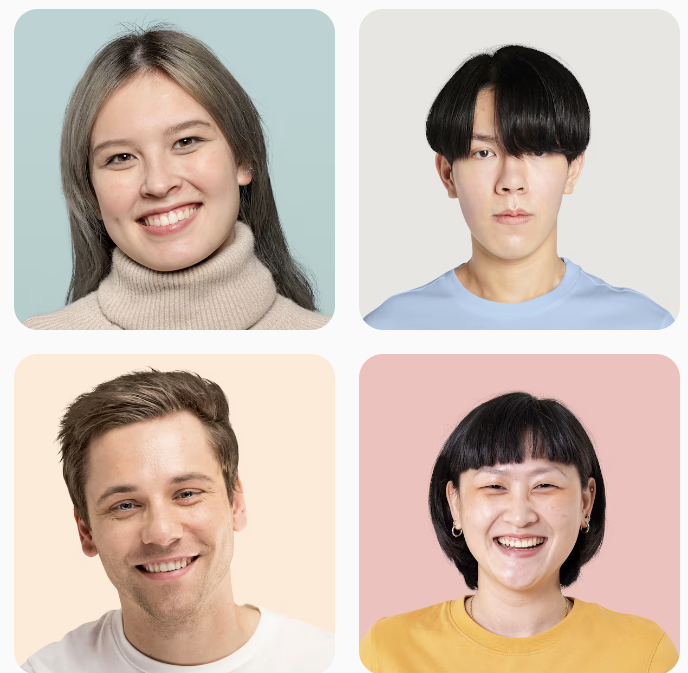
#> input picture image_1.png, 688 x 673 px
$ python '人脸识别和人眼检测.py'
#> lines starting #> are read from the running program, lines starting #| are printed output that depends on the picture; after the words box and inside, x2 and y2 are one past the last pixel; in counts of white or black regions, pixels touching at a corner belong together
import cv2

# 导入人脸级联分类器引擎，'.xml'文件里包含训练出来的人脸特征，cv2.data.haarcascades即为存放所有级联分类器模型文件的目录
face_cascade = cv2.CascadeClassifier(cv2.data.haarcascades + 'haarcascade_frontalface_default.xml')
# 导入人眼级联分类器引擎吗，'.xml'文件里包含训练出来的人眼特征
eye_cascade = cv2.CascadeClassifier(cv2.data.haarcascades + 'haarcascade_eye.xml')

# 读入一张图片，引号里为图片的路径，需要你自己手动设置
img = cv2.imread('image_1.png')
#> img is the input picture: shape (673, 688, 3); mean B, G, R 177, 187.9, 203.3

# 用人脸级联分类器引擎进行人脸识别，返回的faces为人脸坐标列表，1.3是放大比例，5是重复识别次数
faces = face_cascade.detectMultiScale(img, 1.3, 5)
#> faces = [[441, 430, 150, 150], [74, 83, 174, 174], [67, 428, 180, 180]]

# 对每一张脸，进行如下操作
for (x, y, w, h) in faces:
    # 画出人脸框，蓝色（BGR色彩体系），画笔宽度为2
    img = cv2.rectangle(img, (x, y), (x + w, y + h), (255, 0, 0), 2)
    # 框选出人脸区域，在人脸区域而不是全图中进行人眼检测，节省计算资源
    face_area = img[y:y + h, x:x + w]
    eyes = eye_cascade.detectMultiScale(face_area)
    # 用人眼级联分类器引擎在人脸区域进行人眼识别，返回的eyes为眼睛坐标列表
    for (ex, ey, ew, eh) in eyes:
        # 画出人眼框，绿色，画笔宽度为1
        cv2.rectangle(face_area, (ex, ey), (ex + ew, ey + eh), (0, 255, 0), 1)
#> this loop made 3 passes
#> (x, y, w, h, eyes) on passes 1 to 3: (441, 430, 150, 150, [[43, 99, 32, 32], [79, 35, 43, 43], [32, 37, 45, 45]]), (74, 83, 174, 174, [[89, 41, 39, 39], [24, 55, 42, 42], [54, 113, 46, 46]]), (67, 428, 180, 180, [[61, 126, 27, 27], [94, 45, 43, 43], [35, 57, 46, 46]])
#> pass 1, `img = cv2.rectangle(img, (x, y), (x + w, y + h), (255, 0, 0), 2)`:
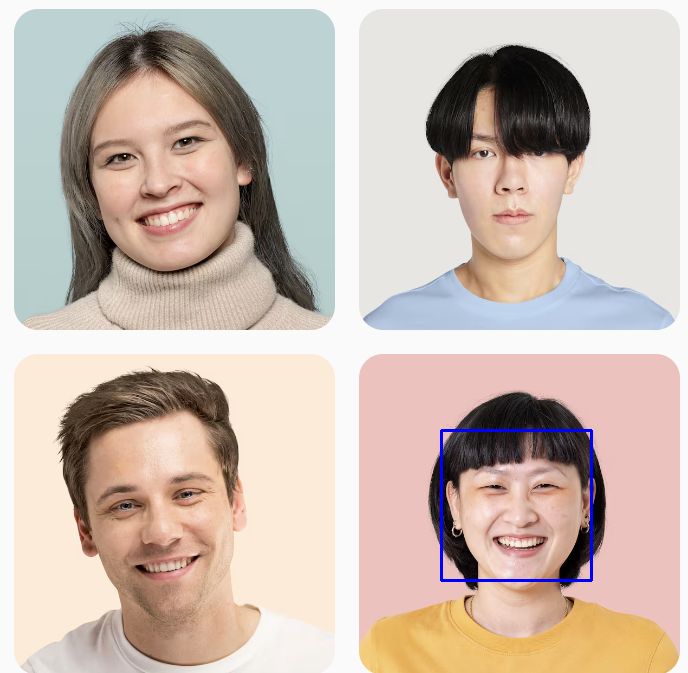
#> img: shape (673, 688, 3); 0.39% of pixels changed, all inside (x1, y1, x2, y2) = (440, 429, 593, 582)
#> pass 1, `face_area = img[y:y + h, x:x + w]`:
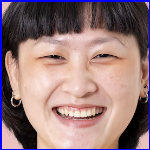
#> face_area: shape (150, 150, 3); mean B, G, R 122.5, 121, 148.8
#> pass 2, `img = cv2.rectangle(img, (x, y), (x + w, y + h), (255, 0, 0), 2)`:
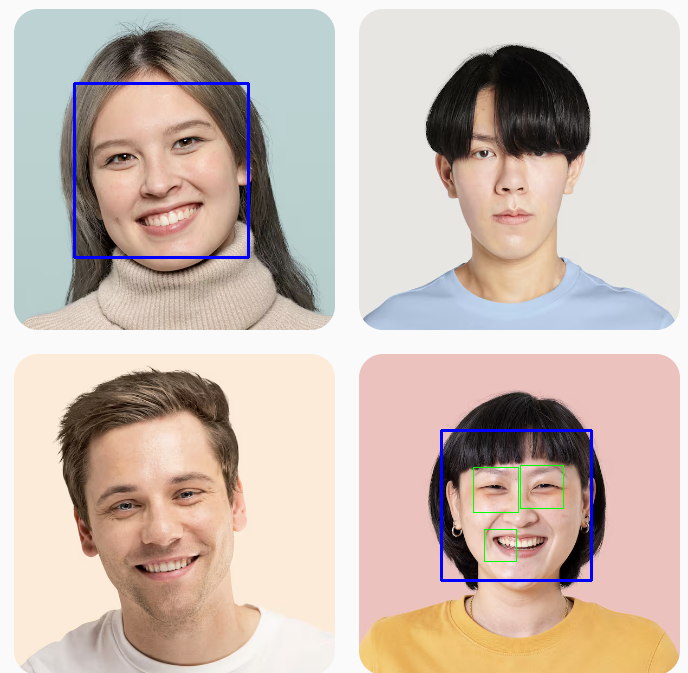
#> img: shape (673, 688, 3); 0.55% of pixels changed, all inside (x1, y1, x2, y2) = (73, 82, 564, 562)
#> pass 2, `face_area = img[y:y + h, x:x + w]`:
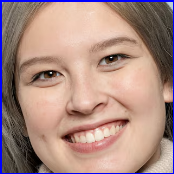
#> face_area: shape (174, 174, 3); mean B, G, R 131, 139.4, 170.4
#> after the loop:
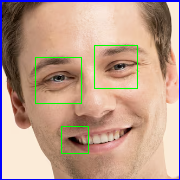
#> face_area: shape (180, 180, 3); mean B, G, R 141.2, 157.9, 189.4
#> after the loop:
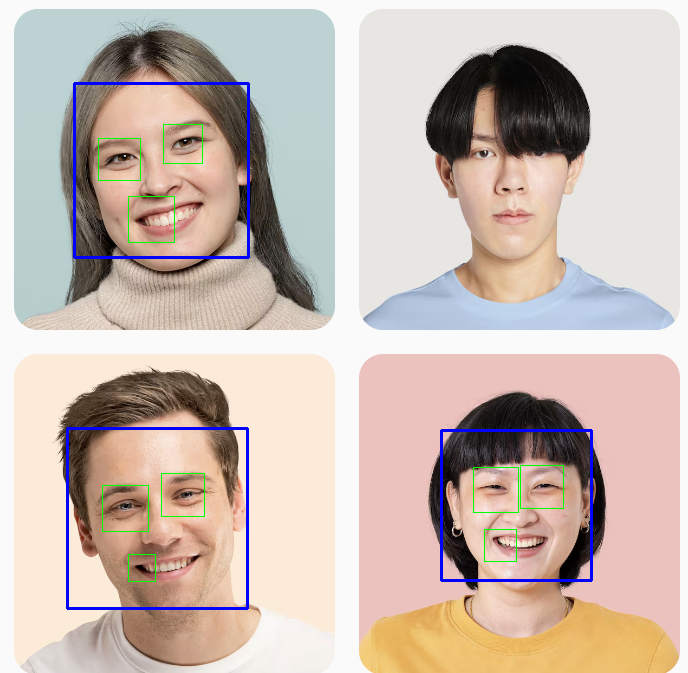
#> img: shape (673, 688, 3); 0.68% of pixels changed, all inside (x1, y1, x2, y2) = (66, 124, 249, 610)

# 在"img2"窗口中展示效果图
cv2.imshow('img', img)
# 监听键盘上任何按键，如有案件即退出并关闭窗口，并将图片保存为output.jpg
cv2.waitKey(0)
cv2.destroyAllWindows()
